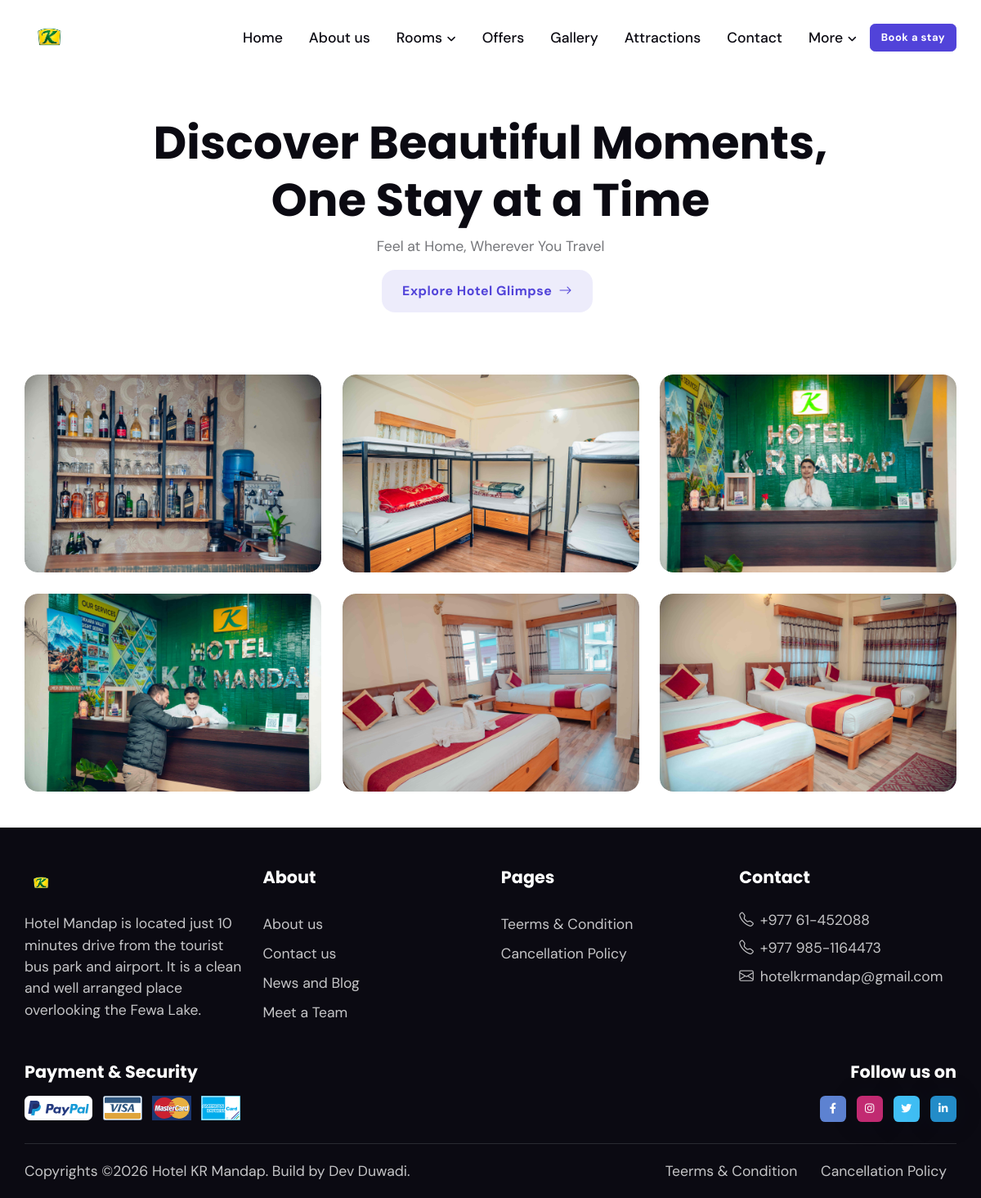
The page /gallery on the database its author committed.
### settings/models.py (models this page shows, shortened)
class Logo(models.Model):
    name = models.CharField(max_length=255)
    logo = models.ImageField(
        upload_to='images', default='', blank=True, null=True)
    created_at = models.DateTimeField(auto_now_add=True)
    updated_at = models.DateTimeField(auto_now=True)
    class Meta:
        verbose_name = 'Logo'
        verbose_name_plural = 'Logo'

class SiteInfo(models.Model):
    name = models.CharField(max_length=255, null=True, blank=True)
    phone = models.CharField(max_length=100, null=True, blank=True)
    mobile = models.CharField(max_length=100, null=True, blank=True)
    email = models.EmailField(max_length=100, null=True, blank=True)
    secondary_email = models.EmailField(max_length=255, null=True, blank=True)
    address = models.CharField(max_length=100)
    short_description = models.TextField(max_length=255, blank=True, null=True)
    created_at = models.DateTimeField(auto_now_add=True)
    updated_at = models.DateTimeField(auto_now=True)
    class Meta:
        verbose_name = 'Office Information'
        verbose_name_plural = 'Office Information'

### gallery/models.py (models this page shows, shortened)
class Gallery(models.Model):
    title = models.CharField(max_length=255)
    image = models.ImageField(upload_to='gallery')
    ordering = models.IntegerField(null=True, blank=True)
    created_at = models.DateTimeField(auto_now_add=True)
    updated_at = models.DateTimeField(auto_now=True)
    class Meta:
        verbose_name = 'Gallery'
        verbose_name_plural = 'Gallery'

### page/models.py (models this page shows, shortened)
class Page(models.Model):
    title = models.CharField(max_length=255)
    slug = models.SlugField(max_length=255, unique=True, null=True, blank=True)
    description = CKEditor5Field(config_name='extends')
    is_active = models.BooleanField(default=True)
    created_at = models.DateTimeField(auto_now_add=True)
    updated_at = models.DateTimeField(auto_now=True)
    class Meta:
        verbose_name = 'Page'
        verbose_name_plural = 'Pages'

### core/views.py (the view)
# urls.py: path('gallery', views.gallery, name="gallery"),
def gallery(request):
    images=Gallery.objects.all().order_by('ordering')
    context={
        'images':images
        }
    return render(request, 'gallery.html',context)

### core/context_processor.py (called while the page is built)
def default(request):
    favicon = Favicon.objects.first()
    logo = Logo.objects.first()
    site_info = SiteInfo.objects.first()
    social_links = SocialLinks.objects.first()
    attractions = Attraction.objects.all().order_by('ordering')
    pages=Page.objects.all()
    otas=OTA.objects.all()
    rooms=Room.objects.all()
    return {
        'favicon': favicon,
        'logo': logo,
        'site_info': site_info,
        'social_links': social_links,
        'pages': pages,
        'otas':otas,
        'attractions': attractions,
        'rooms': rooms,
    }

### templates/gallery.html (shortened to what this page needs)
{% extends "base.html" %} {% load static %} {% block content %}
<section class="pt-4 pt-sm-5">
  <div class="container pb-6">
    <div class="row">
      <div class="col-lg-9 text-center mx-auto">
        <h1>
         Discover Beautiful Moments, One Stay at a Time
        </h1>
        <p class="mb-3">
          Feel at Home, Wherever You Travel
        </p>
        <a href="#" class="btn btn-lg btn-primary-soft me-2 mb-0"
          >Explore Hotel Glimpse<i class="bi bi-arrow-right ms-2"></i
        ></a>
      </div>
    </div>
  </div>
  <div class="container overflow-hidden">
    <div class="row">
      <div class="card bg-transparent">
        <div class="card-body px-0 pb-0">
          <div class="row g-4">
            {% for gallery in images %}
            <div class="col-md-4">
              <a
                class="w-100 h-100"
                data-glightbox
                data-gallery="gallery"
                href="{{ gallery.image.url }}"
              >
                <div
                  class="card card-element-hover card-overlay-hover overflow-hidden"
                >
                  <img
                    src="{{ gallery.image.url }}"
                    class="card-img"
                    alt="{{ gallery.title }}"
                    loading="lazy"
                  />
                </div>
              </a>
            </div>
            {% endfor %}
          </div>
        </div>
      </div>
    </div>
  </div>
</section>
{% endblock content %}

### templates/base.html (shortened to what this page needs)
{% load static %}
<!doctype html>
<html lang="en">
  <head>
    <link
      rel="stylesheet"
      type="text/css"
      href="{% static 'assets/vendor/font-awesome/css/all.min.css' %}"
    />
    <link
      rel="stylesheet"
      type="text/css"
      href="{% static 'assets/vendor/bootstrap-icons/bootstrap-icons.css' %}"
    />
    <link
      rel="stylesheet"
      type="text/css"
      href="{% static 'assets/vendor/tiny-slider/tiny-slider.css' %}"
    />
    <link
      rel="stylesheet"
      type="text/css"
      href="{% static 'assets/vendor/glightbox/css/glightbox.css' %}"
    />
    <link
      rel="stylesheet"
      type="text/css"
      href="{% static 'assets/vendor/flatpickr/css/flatpickr.min.css' %}"
    />
    <link
      rel="stylesheet"
      type="text/css"
      href="{% static 'assets/vendor/choices/css/choices.min.css' %}"
    />
    <link
      rel="stylesheet"
      type="text/css"
      href="{% static 'assets/css/style.css' %}"
    />
  </head>
  <body>
    <header class="navbar-light py-3">
      <nav class="navbar navbar-expand-lg">
        <div class="container d-block">
          <div class="row align-items-center">
            <div class="col-2">
              <a class="navbar-brand" href="/">
                <img
                  class="light-mode-item navbar-brand-item d-inline h-40px h-md-60px"
                  src="{{ logo.logo.url }}"
                  alt="{{ logo.title }}"
                />
              </a>
            </div>
            <div class="col-10">
              <div class="d-sm-flex align-items-center justify-content-end">
                <div class="navbar-collapse collapse" id="navbarCollapse">
                  <ul class="navbar-nav navbar-nav-scroll ms-auto">
                    <li class="nav-item">
                      <a class="nav-link" href="/">Home</a>
                    </li>
                    <li class="nav-item">
                      <a class="nav-link" href="{% url 'about' %}">About us</a>
                    </li>
                    <li class="nav-item dropdown">
                      <a
                        class="nav-link dropdown-toggle"
                        href="{% url 'rooms' %}"
                        id="pagesFacilities"
                        data-bs-toggle="dropdown"
                        aria-haspopup="true"
                        aria-expanded="false"
                        >Rooms</a
                      >
                    </li>
                    <li class="nav-item">
                      <a class="nav-link" href="{% url 'offer' %}">Offers</a>
                    </li>
                    <li class="nav-item">
                      <a class="nav-link" href="{% url 'gallery'%}">Gallery</a>
                    </li>
                    <li class="nav-item">
                      <a class="nav-link" href="{% url 'attraction'%}"
                        >Attractions</a
                      >
                    </li>
                    <li class="nav-item">
                      <a class="nav-link" href="{% url 'contact' %}">Contact</a>
                    </li>
                    <li class="nav-item dropdown">
                      <a
                        class="nav-link dropdown-toggle"
                        href="#"
                        id="pagesFacilities"
                        data-bs-toggle="dropdown"
                        aria-haspopup="true"
                        aria-expanded="false"
                        >More</a
                      >
                    </li>
                  </ul>
                </div>
                <div class="d-flex align-items-center justify-content-end">
                  <div class="nav-item dropdown form-control-bg-light">
                    <a
                      class="btn btn-sm btn-primary mb-0"
                      href="#"
                      role="button"
                      data-bs-toggle="dropdown"
                      aria-expanded="false"
                      data-bs-auto-close="outside"
                    >
                      Book a stay
                    </a>
                  </div>
                </div>
              </div>
            </div>
          </div>
        </div>
      </nav>
    </header>
    {% block content %} {% endblock %}
    <footer class="bg-dark pt-5">
      <div class="container">
        <div class="row g-4">
          <div class="col-6 col-lg-3">
            <a href="index.html">
              <img
                class="h-40px"
                src="{{ logo.logo.url }}"
                alt="{{ logo.title }}"
              />
            </a>
            <p class="my-3 text-body-secondary">
              {{ site_info.short_description}}
            </p>
          </div>
          <div class="col-6 col-lg-3">
            <h5 class="text-white mb-2 mb-md-4">About</h5>
            <ul class="nav flex-column text-primary-hover">
              <li class="nav-item">
                <a class="nav-link text-body-secondary" href="#">About us</a>
              </li>
              <li class="nav-item">
                <a class="nav-link text-body-secondary" href="#">Contact us</a>
              </li>
              <li class="nav-item">
                <a class="nav-link text-body-secondary" href="#"
                  >News and Blog</a
                >
              </li>
              <li class="nav-item">
                <a class="nav-link text-body-secondary" href="#">Meet a Team</a>
              </li>
            </ul>
          </div>
          <div class="col-6 col-lg-3">
            <h5 class="text-white mb-2 mb-md-4">Pages</h5>
            <ul class="nav flex-column text-primary-hover">
              {% for page in pages %}
              <li class="nav-item">
                <a class="nav-link text-body-secondary" href="{% url 'page-detail' page.slug %}">{{ page.title }}</a>
              </li>
              {% endfor %}
            </ul>
          </div>
          <div class="col-6 col-lg-3">
            <h5 class="text-white mb-2 mb-md-4">Contact</h5>
            <ul class="nav flex-column text-primary-hover">
              <li class="nav-item">
                <p class="mb-2">
                  <a href="#" class="text-body-secondary text-primary-hover">
                    <i class="bi bi-telephone me-2"></i>{{ site_info.phone }}
                  </a>
                </p>
              </li>
              <li class="nav-item">
                <p class="mb-2">
                  <a href="#" class="text-body-secondary text-primary-hover">
                    <i class="bi bi-telephone me-2"></i>{{ site_info.mobile }}
                  </a>
                </p>
              </li>
              <li class="nav-item">
                <p class="mb-0">
                  <a href="#" class="text-body-secondary text-primary-hover">
                    <i class="bi bi-envelope me-2"></i>{{ site_info.email }}
                  </a>
                </p>
              </li>
            </ul>
          </div>
        </div>
        <div class="row g-4 justify-content-between mt-0 mt-md-2">
          <div class="col-sm-7 col-md-6 col-lg-4">
            <h5 class="text-white mb-2">Payment & Security</h5>
            <ul class="list-inline mb-0 mt-3">
              <li class="list-inline-item">
                <a href="#"
                  ><img
                    src="{% static 'assets/images/element/paypal.svg' %}"
                    class="h-30px"
                    alt=""
                /></a>
              </li>
              <li class="list-inline-item">
                <a href="#"
                  ><img
                    src="{% static 'assets/images/element/visa.svg' %}"
                    class="h-30px"
                    alt=""
                /></a>
              </li>
              <li class="list-inline-item">
                <a href="#"
                  ><img
                    src="{% static 'assets/images/element/mastercard.svg' %}"
                    class="h-30px"
                    alt=""
                /></a>
              </li>
              <li class="list-inline-item">
                <a href="#"
                  ><img
                    src="{% static 'assets/images/element/expresscard.svg' %}"
                    class="h-30px"
                    alt=""
                /></a>
              </li>
            </ul>
          </div>
          <div class="col-sm-5 col-md-6 col-lg-3 text-sm-end">
            <h5 class="text-white mb-2">Follow us on</h5>
            <ul class="list-inline mb-0 mt-3">
              <li class="list-inline-item">
                <a class="btn btn-sm px-2 bg-facebook mb-0" href="#"
                  ><i class="fab fa-fw fa-facebook-f"></i
                ></a>
              </li>
              <li class="list-inline-item">
                <a class="btn btn-sm shadow px-2 bg-instagram mb-0" href="#"
                  ><i class="fab fa-fw fa-instagram"></i
                ></a>
              </li>
              <li class="list-inline-item">
                <a class="btn btn-sm shadow px-2 bg-twitter mb-0" href="#"
                  ><i class="fab fa-fw fa-twitter"></i
                ></a>
              </li>
              <li class="list-inline-item">
                <a class="btn btn-sm shadow px-2 bg-linkedin mb-0" href="#"
                  ><i class="fab fa-fw fa-linkedin-in"></i
                ></a>
              </li>
            </ul>
          </div>
        </div>
        <hr class="mt-4 mb-0" />
        <div class="row">
          <div class="container">
            <div
              class="d-lg-flex justify-content-between align-items-center py-3 text-center text-lg-start"
            >
              <div class="text-body-secondary text-primary-hover">
                Copyrights ©{% now 'Y'%} Hotel KR Mandap. Build by
                <a href="#" class="text-body-secondary">Dev Duwadi</a>.
              </div>
              <div class="nav mt-2 mt-lg-0">
                <ul class="list-inline text-primary-hover mx-auto mb-0">
                  {% for page in pages %}
                  <li class="list-inline-item me-0">
                    <a
                      class="nav-link text-body-secondary py-1"
                      href="{% url 'page-detail' page.slug %}"
                      >{{ page.title }}</a
                    >
                  </li>
                  {% endfor %}
                </ul>
              </div>
            </div>
          </div>
        </div>
      </div>
    </footer>
  </body>
</html>

### rows shown on the page
Logo: logo (picture)
Gallery: image (picture)
Gallery: image (picture)
Gallery: image (picture)
Gallery: image (picture)
Gallery: image (picture)
Gallery: image (picture)
SiteInfo: short_description "Hotel Mandap is located just 10 minutes drive from the tourist bus park and airport. It is a clean and well arranged place overlooking the Fewa Lake.", phone "+977 61-452088", mobile "+977 985-1164473", email "hotelkrmandap@gmail.com"
Page: title "Teerms & Condition"
Page: title "Cancellation Policy"
